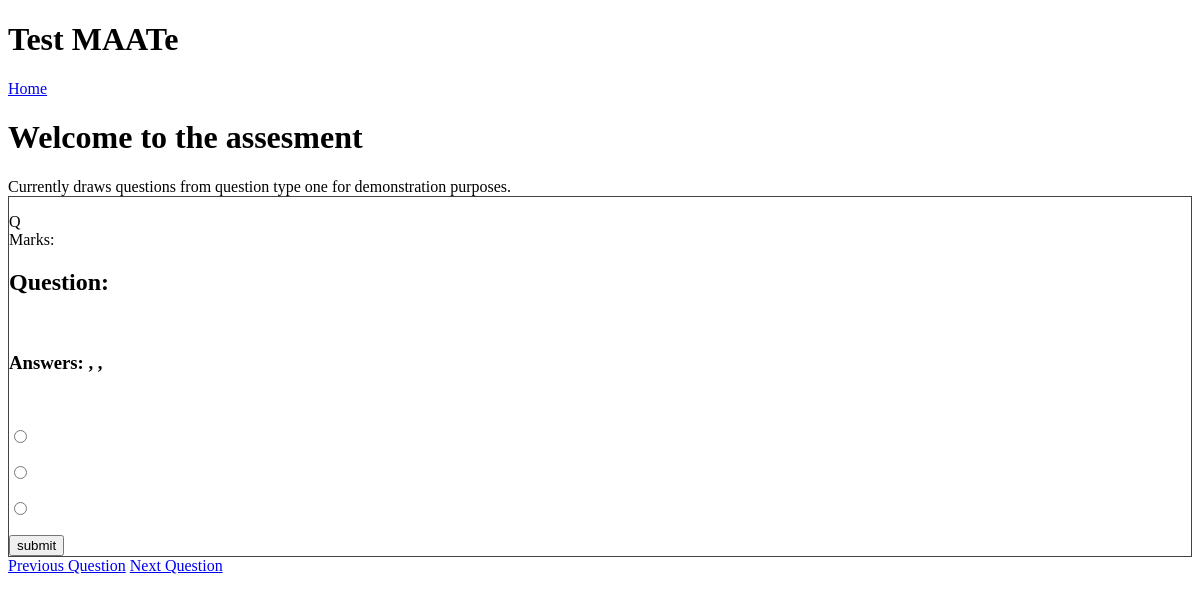
Before: /assesment/2 with the older database file.
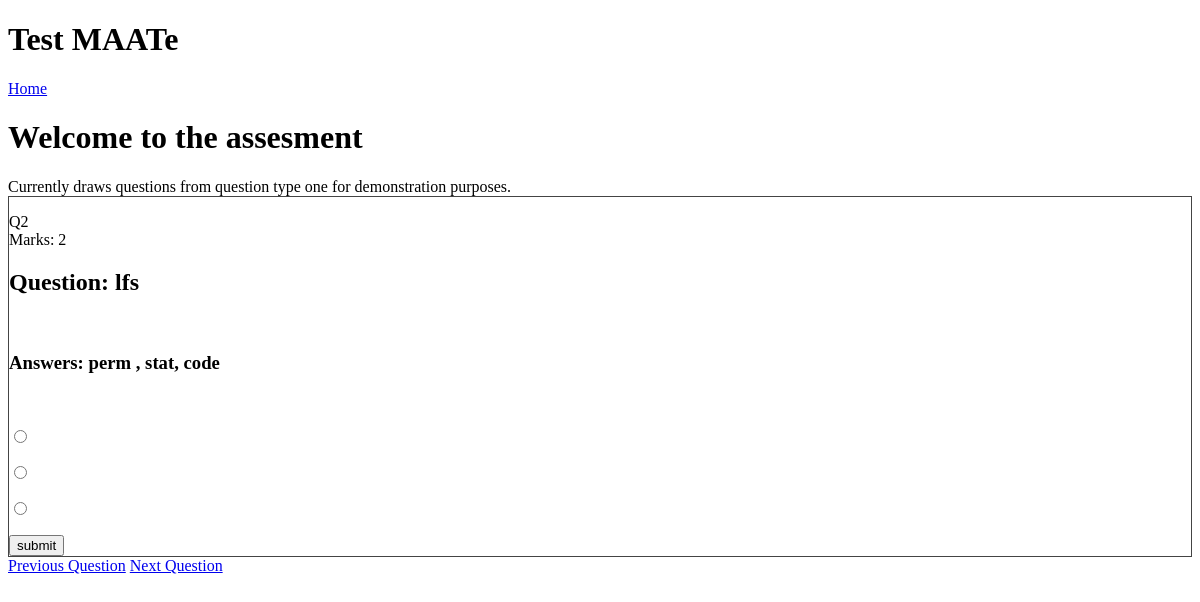
After: the same page with the newer database file.
### mainApp/models.py (models this page shows)
class QuestionTypeOne(db.Model):
    id = db.Column(db.Integer, primary_key=True)
    question = db.Column(db.Text, nullable=False)
    answer_option_1 = db.Column(db.Text, nullable=False)
    answer_option_2 = db.Column(db.Text, nullable=False)
    answer_option_3 = db.Column(db.Text, nullable=False)
    correct_answer = db.Column(db.String, nullable=False)
    marks_available = db.Column(db.Integer, nullable=False)
    correct_answer_feedback = db.Column(db.Text, nullable=False)
    incorrect_answer_feedback = db.Column(db.Text, nullable=False)
    feedforward_comments = db.Column(db.Text, nullable=False)
    question_tag_1 = db.Column(db.Text, nullable=False)
    question_tag_2 = db.Column(db.Text, nullable=False)
    question_tag_3 = db.Column(db.Text, nullable=False)

### mainApp/routes.py (the view, shortened to what this page needs)
@app.route("/assesment/<id>",methods=['GET','POST'])
def assesment(id):
  form = Assesment()
  if id == 0:
      return redirect('assesment/1')
  prevID = int(id)-1
  nextID = int(id)+1
  nextID = int(id)+1
  type1questionsass=QuestionTypeOne.query.get(id) #queries questions from QuestionTypeOne for demonstration purposes
  CorrectFeedback = str(db.session.query(QuestionTypeOne.correct_answer_feedback).filter_by(id=id).first())
  IncorrectFeedback = str(db.session.query(QuestionTypeOne.incorrect_answer_feedback).filter_by(id=id).first())
  correctAnswer = 0 #will be fetched from assesment creation system
  numberOfQuestions=10 #placeholder
  print (nextID)
  return render_template('assesment.html', title='Assesment', type1questionsass=type1questionsass, form=form, id=id, nextID=nextID, prevID=prevID, CorrectFeedback=CorrectFeedback, IncorrectFeedback=IncorrectFeedback)

### mainApp/forms.py
class Assesment(FlaskForm):
  answer = RadioField('Label', choices=[('1','Option 1'),('2','Option  2'), ('3','Option  3')])
  submit = SubmitField('Submit Answer')

### mainApp/templates/assesment.html (shortened to what this page needs)
{% extends "layout.html" %}
{% block content %}
<h1>Welcome to the assesment</h1>
Currently draws questions from question type one for demonstration purposes.
<div class="question-container">
<p>Q{{ type1questionsass.id }}<br>
Marks: {{ type1questionsass.marks_available }}<br>
<h2>Question: {{ type1questionsass.question }}</h2><br>
<h3>Answers: {{ type1questionsass.answer_option_1 }} , {{ type1questionsass.answer_option_2}}, {{ type1questionsass.answer_option_3 }} </h3><br>
<form id="Assesment" method="POST" action="">
    {% for subfield in form.answer %}
    <p>
        {{ subfield }}
    </p>
    {% endfor %}
    <input id="submitbut" type="submit" value="submit">
    </form>
    </div
<h2><a href="{{ '/assesment/%s'%prevID }}">Previous Question</a>
<a href="{{ '/assesment/%s'%nextID }}">Next Question</a></h2>
{% endblock content %}

Changed rows visible on the page:
added QuestionTypeOne: id "2", marks_available "2", question "lfs", answer_option_1 "perm", answer_option_2 "stat", answer_option_3 "code"
